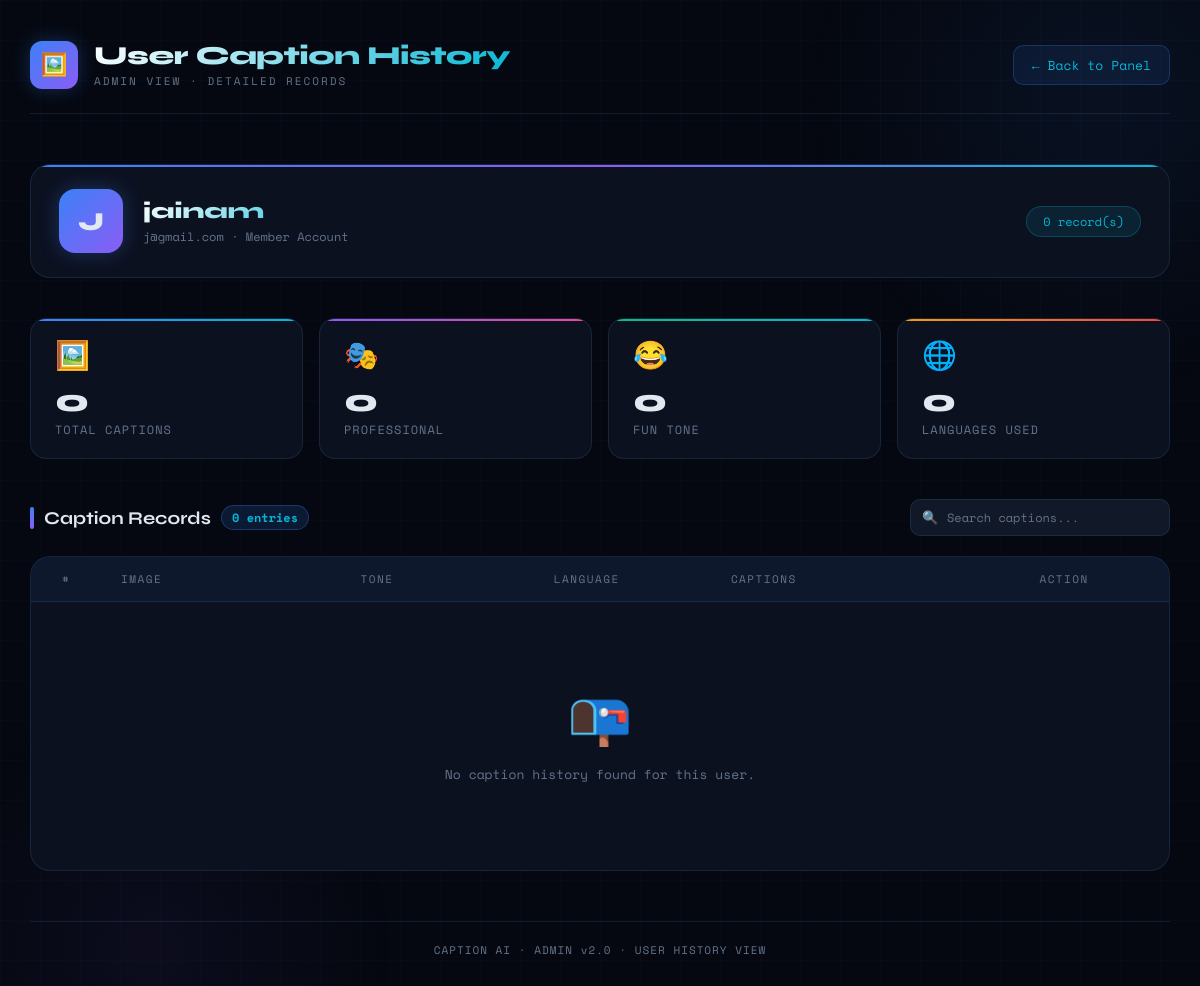
Page /admin/user-history/2 (signed in) on the committed database.
### app.py (models this page shows)
class User(db.Model):
    __tablename__ = "users"
    id = db.Column(db.Integer, primary_key=True)
    username = db.Column(db.String(100), unique=True, nullable=False)
    email = db.Column(db.String(120), unique=True, nullable=False)
    password = db.Column(db.String(200), nullable=False)

### app.py (the view)
@app.route('/admin/user-history/<int:user_id>')
def view_user_history(user_id):
    if 'user' not in session:
        return redirect(url_for('login'))
    allowed_admins = ["shrey", "jainam"]
    if session['user'].lower() not in allowed_admins:
        return "Access Denied"
    target_user = User.query.get_or_404(user_id)
    captions = ImageCaption.query.filter_by(user_id=user_id).order_by(ImageCaption.id.desc()).all()
    return render_template("user_history.html", target_user=target_user, captions=captions)

### templates/user_history.html (shortened to what this page needs)
<!DOCTYPE html>
<html lang="en">
<head>
</head>
<body>
<div class="wrapper">
    <div class="header">
        <div class="header-left">
            <div class="logo-icon">🖼️</div>
            <div>
                <div class="header-title">User Caption History</div>
                <div class="header-subtitle">Admin View · Detailed Records</div>
            </div>
        </div>
        <a class="back-btn" href="{{ url_for('admin') }}">← Back to Panel</a>
    </div>
    <div class="profile-card">
        <div class="profile-avatar">{{ target_user.username[0].upper() }}</div>
        <div>
            <div class="profile-name">{{ target_user.username }}</div>
            <div class="profile-meta">{{ target_user.email }} · Member Account</div>
        </div>
        <div class="profile-badge">{{ captions|length }} record(s)</div>
    </div>
    <div class="stats-row">
        <div class="stat-card">
            <div class="stat-icon">🖼️</div>
            <div class="stat-value">{{ captions|length }}</div>
            <div class="stat-label">Total Captions</div>
        </div>
        <div class="stat-card">
            <div class="stat-icon">🎭</div>
            <div class="stat-value">
                {{ captions | selectattr('tone', 'equalto', 'Professional') | list | length }}
            </div>
            <div class="stat-label">Professional</div>
        </div>
        <div class="stat-card">
            <div class="stat-icon">😂</div>
            <div class="stat-value">
                {{ captions | selectattr('tone', 'equalto', 'Fun') | list | length }}
            </div>
            <div class="stat-label">Fun Tone</div>
        </div>
        <div class="stat-card">
            <div class="stat-icon">🌐</div>
            <div class="stat-value">
                {{ captions | map(attribute='language') | unique | list | length }}
            </div>
            <div class="stat-label">Languages Used</div>
        </div>
    </div>
    <div class="section-header">
        <div class="section-title">
            <div class="section-title-bar"></div>
            Caption Records
            <span class="section-badge">{{ captions|length }} entries</span>
        </div>
        <div class="search-wrap">
            <span class="search-icon">🔍</span>
            <input type="text" id="searchInput" placeholder="Search captions..." oninput="filterTable()">
        </div>
    </div>
    <div class="table-wrap">
        <table id="captionTable">
            <thead>
                <tr>
                    <th>#</th>
                    <th>Image</th>
                    <th class="center">Tone</th>
                    <th class="center">Language</th>
                    <th>Captions</th>
                    <th>Action</th>
                </tr>
            </thead>
            <tbody>
                {% for item in captions %}
                <tr>
                    <td><span class="id-badge">{{ item.id }}</span></td>
                    <td>
                        <div class="img-wrap">
                            <img src="{{ url_for('static', filename=item.image_path) }}" alt="Upload">
                        </div>
                    </td>
                    <td class="center">
                        {% if item.tone == 'Professional' %}
                            <span class="tone-badge tone-professional">💼 Professional</span>
                        {% elif item.tone == 'Fun' %}
                            <span class="tone-badge tone-fun">🎉 Fun</span>
                        {% else %}
                            <span class="tone-badge tone-default">{{ item.tone }}</span>
                        {% endif %}
                    </td>
                    <td class="center">
                        <span class="lang-badge">
                            {% if item.language == 'Hindi' %}🇮🇳
                            {% elif item.language == 'Gujarati' %}🏳️
                            {% else %}🌐
                            {% endif %}
                            {{ item.language }}
                        </span>
                    </td>
                    <td>
                        <div class="caption-text">
                            {% for cap in item.captions.split(' | ') %}
                                <span>{{ cap }}</span><br>
                            {% endfor %}
                        </div>
                    </td>
                    <td class="center">
                        <a class="btn-delete"
                           href="{{ url_for('delete_history', id=item.id) }}"
                           onclick="return confirm('Delete this caption entry?')">
                            🗑 Delete
                        </a>
                    </td>
                </tr>
                {% else %}
                <tr>
                    <td colspan="6">
                        <div class="empty-state">
                            <div class="empty-icon">📭</div>
                            <p>No caption history found for this user.</p>
                        </div>
                    </td>
                </tr>
                {% endfor %}
            </tbody>
        </table>
    </div>
    <div class="footer">
        CAPTION AI · ADMIN v2.0 · USER HISTORY VIEW
    </div>
</div>
</body>
</html>

### rows in the picture
User: username "J", username "jainam", email "j@gmail.com"

### other values in the picture
{{ captions|length }} "0"
{{ captions | selectattr('tone', 'equalto', 'Fun') | list | length }} "0"
{{ captions | map(attribute='language') | unique | list | length }} "0"
